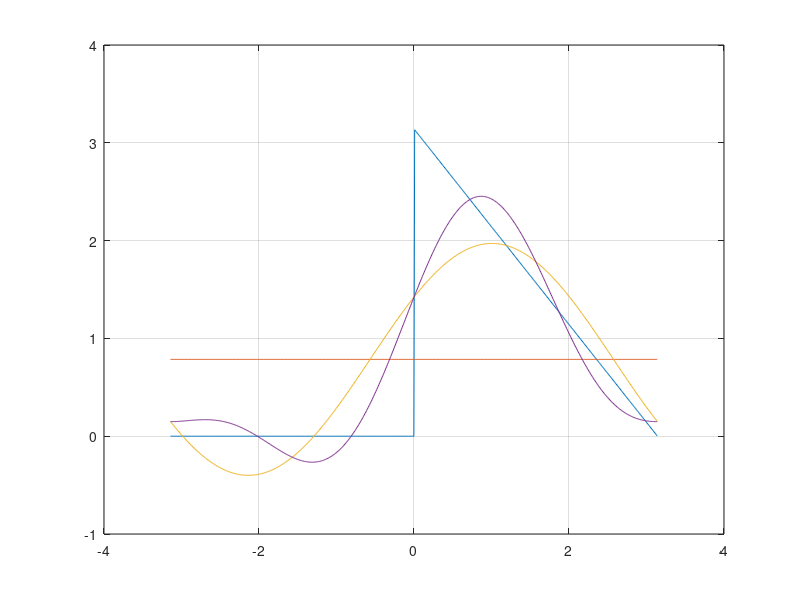

MATLAB code to generate this figure:
%%   ITESS-TICS
%%   Enero-Junio 2024
%%   Matemáticas Áplicadas a Comunicaciones
%%   Unidad 3: Series de Fouier
%%   Aproximación ejemplo 01
%%   16/mayo/2024
%%   FJMP

x = -pi:0.01:pi;
sz = size(x);
fx = zeros(sz);

for i=1:sz(2)
  if ( -pi <= x(i) && x(i) < 0 )
    fx(i) = 0;
  endif
  if ( 0 <= x(i) && x(i) <= pi )
    fx(i) = pi - x(i);
  endif
endfor

plot(x, fx)
grid on
hold on

%%% aproximaciones
fx_1 = pi/4 + x*0;
fx_2 = fx_1 + 2/pi * cos(x) + sin(x);
fx_3 = fx_2 + 1/2 * sin (2*x);
plot(x, fx_1)
plot(x, fx_2)
plot(x, fx_3)


